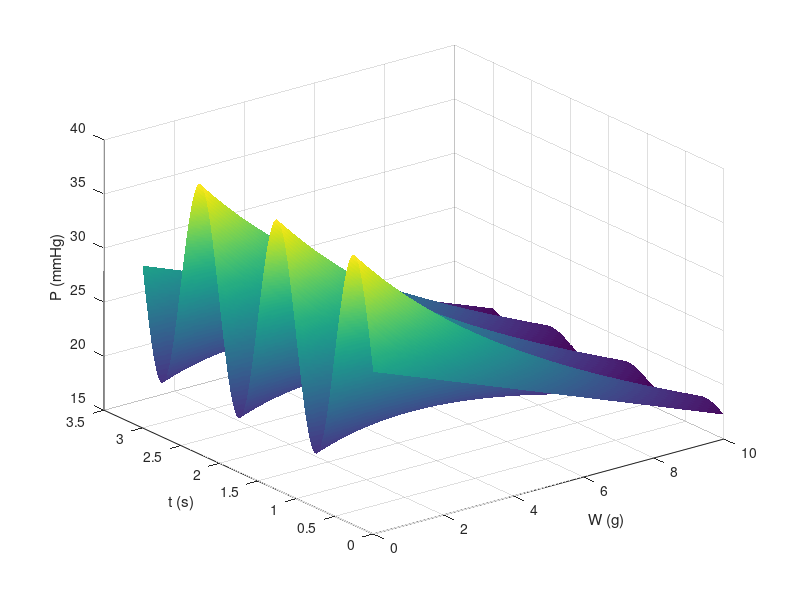

Reproduce this figure in MATLAB. (Note: this script raises an error after producing the figure.)
%% Capillary and density parameters
rho_cap = 1000; % # capillaries/mm2
d_cap = 5*10^-3; % mm
epsilon = rho_cap * (pi * (d_cap/2)^2); % unitless, void fraction
rho_cat = 1.06; % g/cm3, tissue density
rho_bed = (1 - epsilon) * rho_cat; % g/cm3, bed density

%% Fluid parameters
u = 0.114; % cm/s, velocity
d = 0.5; % cm, capillary bed diameter (biopsy is 3-8mm across)
A = pi*(d/2)^2; % cm2, cross-section area
v = u*A; % cm3/s, volumetric flow rate
mu = 4.5; % cP, viscosity (blood viscosity)
mu = mu * 0.0075/1000; % mmHg * s, viscosity (blood viscosity);
rho = 0.994; % g/cm3, fluid density (blood density)

%% Pressure parameters
k1 = 2.5*10^-3; % cm2, linear permeability coefficient (range from 10^-5 to 5*10^-5)
k2 = 5*10^-2; % g/(s^2*mmHg), quadratic permeability coefficient (range from 5*10^-2 to 10^-1)
alpha = ((mu/k1)*u + (rho/k2)*u^2)/(rho_bed * A); % mmHg/g, lumped parameter
P0 = 30; % mmHg, inlet pressure
Pc = 25; % mmHg, critical pressure
Wc = (P0 - Pc)/alpha; % g, critical weight

%% Reaction parameters
%W = linspace(0, 10); % g, weight of sample
%k = linspace(0.01, 0.1, 10); % 1/s, effective mass transfer coefficient
k = 5*10^-4; % 1/s, effective mass transfer coefficient (range from 10^-5 to 10^-4)
ni0 = 1; % mol, entering amount of compound
ni_tissue = 0.5; % mol, amount of compound in tissue

%% Pressure function
% Time component
A = 10; % mmHg
pulse = 60; % HR
w = 2*pi*60/pulse; % rad/s
B = 30; % mmHg
Ptime = @(t)(A*sin(w*t)+B); % Choose P(t)

%% Weight function
% Sizing parameter
delta = Wc; % g
beta = @(w, delta)(exp(-w/delta)); % Choose beta

%% Inputs
Wspan = linspace(0, 10); % g, weight of sample
Tspan = linspace(0, 3*2*pi/w, 1000); % s, time, set for 3 periods
[W, t] = meshgrid(Wspan, Tspan);

%% Solving for Pressure
P = B - alpha * W - (B - Ptime(t)).*beta(W, delta); 

%% Plotting
figure(1)
surf(W, t, P);
% Add labels and title
xlabel('W (g)');
ylabel('t (s)');
zlabel('P (mmHg)');
shading('interp')

% Determine where surface intersects Pc
Pdiff = P - Pc;
C = contours(W, t, Pdiff, [0 0]);
WL = C(1, 2:end);
tL = C(2, 2:end);
PL = interp2(W, t, P, WL, tL);
line(WL, tL, PL, 'Color', 'k', 'LineWidth', 3);

%% Publication plot
f = figure(1);
surf(W, t, P);
grid on
set(gca, 'FontSize', 16, 'FontName', 'Times')
xlabel('$W (g)$', 'Interpreter', 'latex')
ylabel('$t (s)$', 'Interpreter', 'latex')
zlabel('$P (mmHg)$', 'Interpreter', 'latex')
view(45, 30);
axis tight
shading interp

% Determine where surface intersects Pc
Pdiff = P - Pc;
C = contours(W, t, Pdiff, [0 0]);
WL = C(1, 2:end);
tL = C(2, 2:end);
PL = interp2(W, t, P, WL, tL);
line(WL, tL, PL, 'Color', 'k', 'LineWidth', 3);

% Set size
f.Position(3:4) = [1250/2 625];

% Save
saveas(f, 'PressureUnsteady.png')
